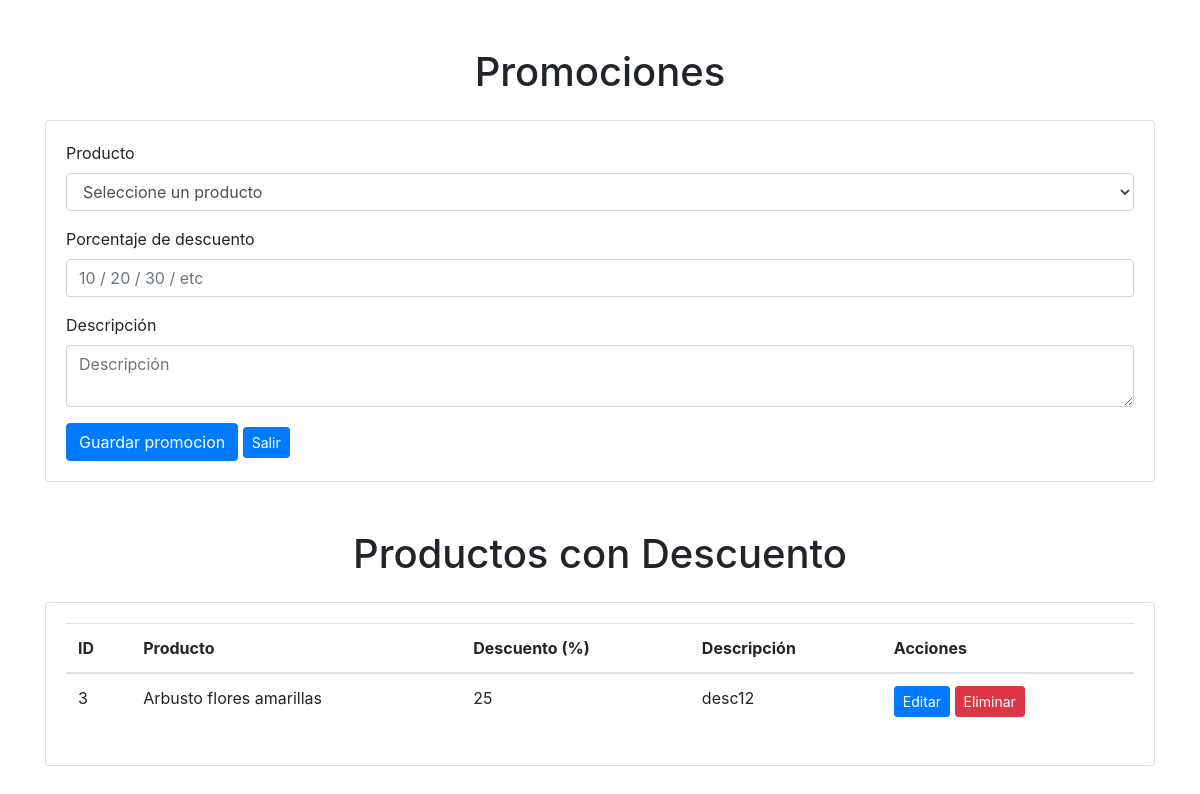
Page /administrar/mantenedorPromocion/ on the earlier database version.
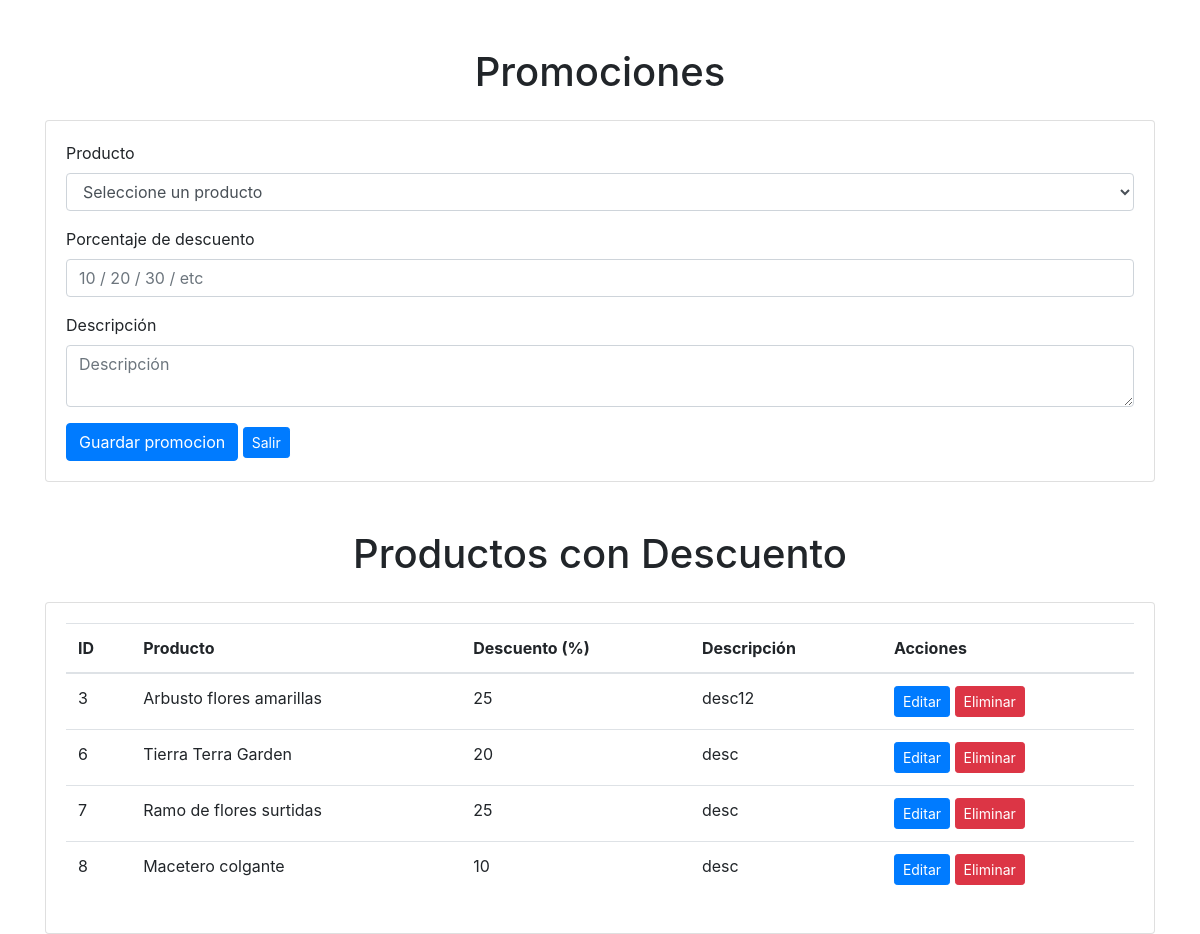
Same page on the later database version.
### aplicacion/models.py (models this page shows, shortened)
class Promocion(models.Model):
    id_promocion = models.AutoField(primary_key=True)
    id_producto = models.ForeignKey('Producto', on_delete=models.CASCADE)
    descripcion = models.TextField()
    descuento = models.IntegerField()
    class Meta:
        ordering = ['id_promocion']

### aplicacion/views.py (the view)
# urls.py: path('administrar/mantenedorPromocion/', views.mantenedorPromocion, name='mantenedorPromocion'),
def mantenedorPromocion(request):
    producto = Producto.objects.all()
    promociones = Promocion.objects.raw('''
                SELECT p.*, pr.nombre as producto_nombre
                FROM aplicacion_promocion p
                LEFT JOIN aplicacion_producto pr ON p.id_producto_id = pr.IdProducto
            '''
            )
    promociones_dict = []
    for promocion in promociones:
                promocion_dict = model_to_dict(promocion)
                promocion_dict['producto_nombre'] = promocion.producto_nombre
                promociones_dict.append(promocion_dict)
    return render(request, 'aplicacion/promocion.html', {'productos': producto, 'promociones': promociones_dict})

### aplicacion/templates/aplicacion/promocion.html (shortened to what this page needs)
{% load static %}
<!DOCTYPE html>
<html lang="es">
<head>
    <link rel="stylesheet" href="{% static 'css/style.css' %}">
    <link rel="stylesheet" href="https://stackpath.bootstrapcdn.com/bootstrap/4.5.2/css/bootstrap.min.css">
</head>
<body>
    <div class="container mt-5">
        <h1 class="text-center">Promociones</h1>
        <div class="card mt-4">
            <div class="card-body">
                <form>
                    <div class="form-group">
                        <label for="producto">Producto</label>
                        <select class="form-control" id="cmbProducto">
                            <option value="0">Seleccione un producto</option>
                        </select>
                    </div>
                    <div class="form-group">
                        <label for="descuento">Porcentaje de descuento</label>
                        <input type="number" class="form-control" id="descuento" placeholder="10 / 20 / 30 / etc">
                    </div>
                    <div class="form-group">
                        <label for="descripcion">Descripción</label>
                        <textarea class="form-control" id="descripcion" placeholder="Descripción"></textarea>
                    </div>
                    <button type="button" class="btn btn-primary" onclick="agregarPromocion();">Guardar promocion</button>
                    <a href=".." class="btn btn-sm btn-primary">Salir</a>
                </form>
            </div>
        </div>
    </div>
    <div class="container mt-5">
        <h1 class="text-center">Productos con Descuento</h1>
        <div class="card mt-4">
            <div class="card-body">
                <table class="table">
                    <thead>
                        <tr>
                            <th>ID</th>
                            <th>Producto</th>
                            <th>Descuento (%)</th>
                            <th>Descripción</th>
                            <th>Acciones</th>
                        </tr>
                    </thead>
                    <tbody>
                        {% for promocion in promociones %}
                        <tr>
                            <td>{{ promocion.id_promocion }}</td>
                            <td>{{ promocion.producto_nombre }}</td>
                            <td>{{ promocion.descuento }}</td>
                            <td>{{ promocion.descripcion }}</td>
                            <td>
                                <a href="{% url 'editar_promocion' promocion.id_promocion %}" class="btn btn-sm btn-primary">Editar</a>
                                <a href="{% url 'eliminar_promocion' promocion.id_promocion %}" class="btn btn-sm btn-danger">Eliminar</a>
                            </td>
                        </tr>
                        {% endfor %}
                    </tbody>
                </table>
            </div>
        </div>
    </div>
</body>
</html>

Differences in the rows shown:
added Promocion: descripcion "desc"
added Promocion: descripcion "desc"
added Promocion: descripcion "desc"
Other differences:
new list line: "6 Tierra Terra Garden 20 Editar Eliminar"
new list line: "7 Ramo de flores surtidas 25 Editar Eliminar"
new list line: "8 Macetero colgante 10 Editar Eliminar"
